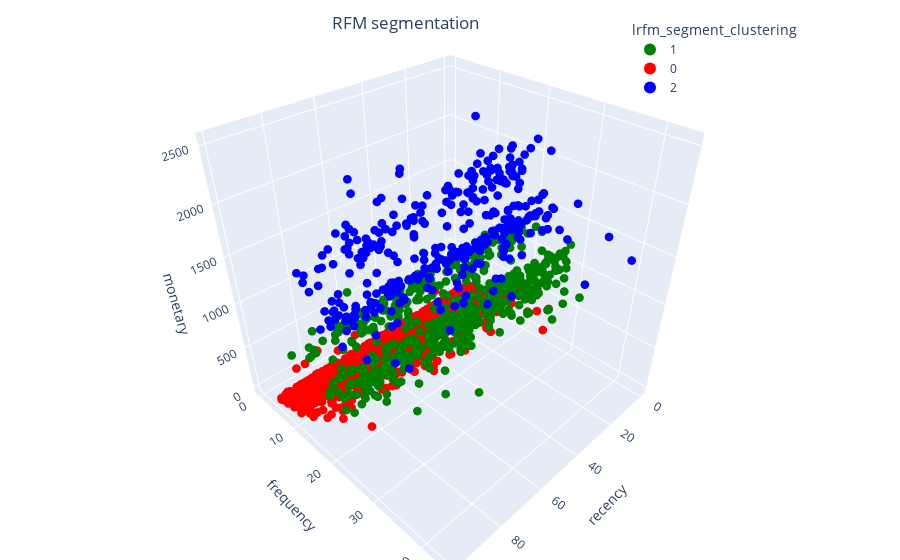

Source (notebook cell):
### Code cell
import plotly.express as px

color_map = {
    '0' : 'red',
    '1' : 'green',
    '2' : 'blue',
}

fig = px.scatter_3d(
    df_customer,
    x='recency',
    y='frequency',
    z='monetary',
    color='lrfm_segment_clustering',
    color_discrete_map=color_map,
)

fig.update_traces(marker_size = 3)


fig.update_layout(margin=dict(l=0, r=0, b=0, t=0),
                  title={
                    'text': "RFM segmentation",
                    'y':0.97,
                    'x':0.45,
                    'xanchor': 'center',
                    'yanchor': 'top'},
                    legend=dict(
                      yanchor="top",
                      y=0.97,
                      xanchor="left",
                      x=0.70,
                      itemsizing='constant',
                      itemwidth = 30))

fig.update_xaxes(tickformat=".0f")

### Figure 1 — Plotly figure (JSON) as saved in the notebook; plotly's stock layout.template omitted (floating-point values rounded to 4 significant figures; data arrays with more than 128 entries replaced by an {"elided": "..."} marker saying what was removed)
{"data": [{"hovertemplate": "lrfm_segment_clustering=1<br>recency=%{x}<br>frequency=%{y}<br>monetary=%{z}<extra></extra>", "legendgroup": "1", "marker": {"color": "green", "size": 3, "symbol": "circle"}, "mode": "markers", "name": "1", "scene": "scene", "showlegend": true, "type": "scatter3d", "x": {"elided": "604 int values"}, "y": {"elided": "604 int values"}, "z": {"elided": "604 int values"}}, {"hovertemplate": "lrfm_segment_clustering=0<br>recency=%{x}<br>frequency=%{y}<br>monetary=%{z}<extra></extra>", "legendgroup": "0", "marker": {"color": "red", "size": 3, "symbol": "circle"}, "mode": "markers", "name": "0", "scene": "scene", "showlegend": true, "type": "scatter3d", "x": {"elided": "1270 int values"}, "y": {"elided": "1270 int values"}, "z": {"elided": "1270 int values"}}, {"hovertemplate": "lrfm_segment_clustering=2<br>recency=%{x}<br>frequency=%{y}<br>monetary=%{z}<extra></extra>", "legendgroup": "2", "marker": {"color": "blue", "size": 3, "symbol": "circle"}, "mode": "markers", "name": "2", "scene": "scene", "showlegend": true, "type": "scatter3d", "x": {"elided": "366 int values"}, "y": {"elided": "366 int values"}, "z": {"elided": "366 int values"}}], "layout": {"legend": {"itemsizing": "constant", "itemwidth": 30, "title": {"text": "lrfm_segment_clustering"}, "tracegroupgap": 0, "x": 0.7, "xanchor": "left", "y": 0.97, "yanchor": "top"}, "margin": {"b": 0, "l": 0, "r": 0, "t": 0}, "scene": {"domain": {"x": [0, 1], "y": [0, 1]}, "xaxis": {"title": {"text": "recency"}}, "yaxis": {"title": {"text": "frequency"}}, "zaxis": {"title": {"text": "monetary"}}}, "title": {"text": "RFM segmentation", "x": 0.45, "xanchor": "center", "y": 0.97, "yanchor": "top"}, "xaxis": {"tickformat": ".0f"}}}
